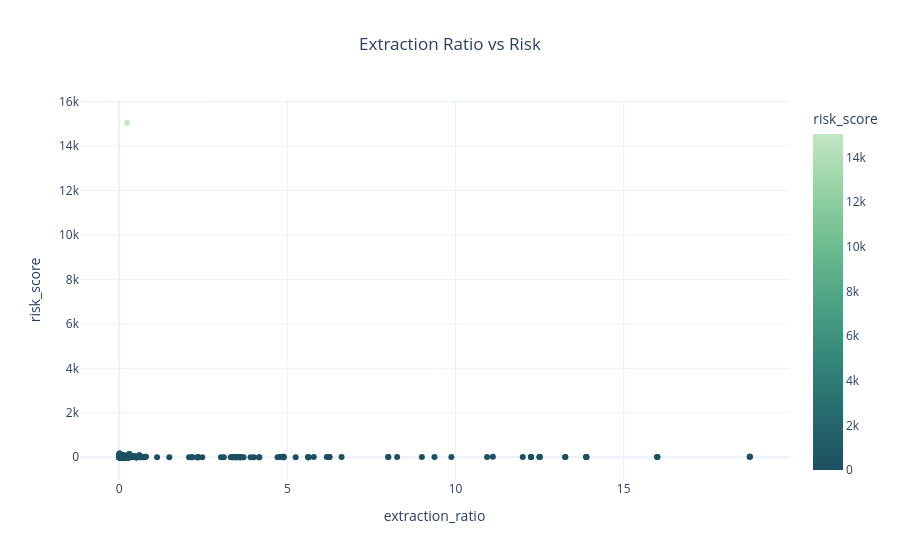

Here is the notebook cell this chart was saved with:
### Markdown cell above
### 📊 3 Extraction Ratio vs Risk

- This chart shows how extraction ratio affects groundwater risk.
- Higher extraction ratio usually leads to higher risk.

### Code cell
fig4 = px.scatter(
    df,
    x='extraction_ratio',
    y='risk_score',
    color='risk_score',
    hover_name='district',
    title='Extraction Ratio vs Risk',
    color_continuous_scale=px.colors.sequential.Blugrn_r
)

fig4.update_layout(template='plotly_white', title_x=0.5)
fig4.show()

### Figure 1 — Plotly figure (JSON) as saved in the notebook; plotly's stock layout.template omitted (floating-point values rounded to 4 significant figures; data arrays with more than 128 entries replaced by an {"elided": "..."} marker saying what was removed)
{"data": [{"hovertemplate": "<b>%{hovertext}</b><br><br>extraction_ratio=%{x}<br>risk_score=%{marker.color}<extra></extra>", "hovertext": {"elided": "758 str values"}, "legendgroup": "", "marker": {"color": {"elided": "758 float values"}, "coloraxis": "coloraxis", "symbol": "circle"}, "mode": "markers", "name": "", "orientation": "v", "showlegend": false, "type": "scatter", "x": {"elided": "758 float values"}, "xaxis": "x", "y": {"elided": "758 float values"}, "yaxis": "y"}], "layout": {"coloraxis": {"colorbar": {"title": {"text": "risk_score"}}, "colorscale": [[0, "rgb(29, 79, 96)"], [0.1667, "rgb(38, 107, 110)"], [0.3333, "rgb(54, 135, 122)"], [0.5, "rgb(77, 162, 132)"], [0.6667, "rgb(109, 188, 144)"], [0.8333, "rgb(150, 210, 164)"], [1, "rgb(196, 230, 195)"]]}, "legend": {"tracegroupgap": 0}, "title": {"text": "Extraction Ratio vs Risk", "x": 0.5}, "xaxis": {"anchor": "y", "domain": [0, 1], "title": {"text": "extraction_ratio"}}, "yaxis": {"anchor": "x", "domain": [0, 1], "title": {"text": "risk_score"}}}}
